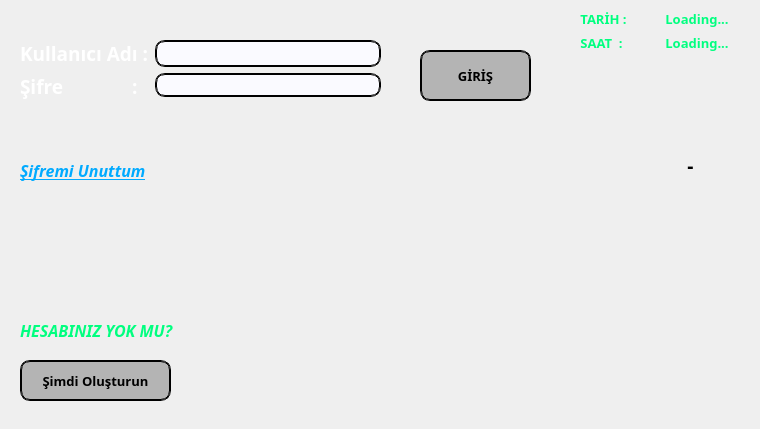
<?xml version="1.0" encoding="UTF-8"?>
<ui version="4.0">
 <class>MainWindow</class>
 <widget class="QMainWindow" name="MainWindow">
  <property name="geometry">
   <rect>
    <x>0</x>
    <y>0</y>
    <width>760</width>
    <height>429</height>
   </rect>
  </property>
  <property name="minimumSize">
   <size>
    <width>760</width>
    <height>429</height>
   </size>
  </property>
  <property name="maximumSize">
   <size>
    <width>760</width>
    <height>429</height>
   </size>
  </property>
  <property name="windowTitle">
   <string>Hoş Geldiniz</string>
  </property>
  <property name="windowIcon">
   <iconset resource="icons.qrc">
    <normaloff>:/icons/logo.png</normaloff>:/icons/logo.png</iconset>
  </property>
  <property name="styleSheet">
   <string notr="true">#centralwidget{
border-image: url(:/icons/bnkglass.jpg);
}</string>
  </property>
  <widget class="QWidget" name="centralwidget">
   <widget class="QLabel" name="label_forgetPassword">
    <property name="geometry">
     <rect>
      <x>20</x>
      <y>150</y>
      <width>161</width>
      <height>41</height>
     </rect>
    </property>
    <property name="palette">
     <palette>
      <active>
       <colorrole role="WindowText">
        <brush brushstyle="SolidPattern">
         <color alpha="255">
          <red>0</red>
          <green>170</green>
          <blue>255</blue>
         </color>
        </brush>
       </colorrole>
      </active>
      <inactive>
       <colorrole role="WindowText">
        <brush brushstyle="SolidPattern">
         <color alpha="255">
          <red>0</red>
          <green>170</green>
          <blue>255</blue>
         </color>
        </brush>
       </colorrole>
      </inactive>
      <disabled>
       <colorrole role="WindowText">
        <brush brushstyle="SolidPattern">
         <color alpha="255">
          <red>120</red>
          <green>120</green>
          <blue>120</blue>
         </color>
        </brush>
       </colorrole>
      </disabled>
     </palette>
    </property>
    <property name="font">
     <font>
      <family>Bahnschrift SemiBold</family>
      <pointsize>12</pointsize>
      <weight>75</weight>
      <italic>true</italic>
      <bold>true</bold>
      <underline>true</underline>
      <strikeout>false</strikeout>
     </font>
    </property>
    <property name="cursor">
     <cursorShape>PointingHandCursor</cursorShape>
    </property>
    <property name="styleSheet">
     <string notr="true"/>
    </property>
    <property name="text">
     <string>Şifremi Unuttum</string>
    </property>
   </widget>
   <widget class="QLabel" name="label_4">
    <property name="geometry">
     <rect>
      <x>20</x>
      <y>310</y>
      <width>201</width>
      <height>41</height>
     </rect>
    </property>
    <property name="palette">
     <palette>
      <active>
       <colorrole role="WindowText">
        <brush brushstyle="SolidPattern">
         <color alpha="255">
          <red>0</red>
          <green>255</green>
          <blue>127</blue>
         </color>
        </brush>
       </colorrole>
      </active>
      <inactive>
       <colorrole role="WindowText">
        <brush brushstyle="SolidPattern">
         <color alpha="255">
          <red>0</red>
          <green>255</green>
          <blue>127</blue>
         </color>
        </brush>
       </colorrole>
      </inactive>
      <disabled>
       <colorrole role="WindowText">
        <brush brushstyle="SolidPattern">
         <color alpha="255">
          <red>120</red>
          <green>120</green>
          <blue>120</blue>
         </color>
        </brush>
       </colorrole>
      </disabled>
     </palette>
    </property>
    <property name="font">
     <font>
      <family>Bahnschrift SemiBold</family>
      <pointsize>12</pointsize>
      <weight>75</weight>
      <italic>true</italic>
      <bold>true</bold>
     </font>
    </property>
    <property name="styleSheet">
     <string notr="true"/>
    </property>
    <property name="text">
     <string>HESABINIZ YOK MU?</string>
    </property>
   </widget>
   <widget class="QPushButton" name="pushButton_createAcc">
    <property name="geometry">
     <rect>
      <x>20</x>
      <y>360</y>
      <width>151</width>
      <height>41</height>
     </rect>
    </property>
    <property name="palette">
     <palette>
      <active>
       <colorrole role="WindowText">
        <brush brushstyle="SolidPattern">
         <color alpha="255">
          <red>0</red>
          <green>255</green>
          <blue>127</blue>
         </color>
        </brush>
       </colorrole>
       <colorrole role="Button">
        <brush brushstyle="SolidPattern">
         <color alpha="255">
          <red>180</red>
          <green>180</green>
          <blue>180</blue>
         </color>
        </brush>
       </colorrole>
       <colorrole role="Base">
        <brush brushstyle="SolidPattern">
         <color alpha="255">
          <red>180</red>
          <green>180</green>
          <blue>180</blue>
         </color>
        </brush>
       </colorrole>
       <colorrole role="Window">
        <brush brushstyle="SolidPattern">
         <color alpha="255">
          <red>180</red>
          <green>180</green>
          <blue>180</blue>
         </color>
        </brush>
       </colorrole>
      </active>
      <inactive>
       <colorrole role="WindowText">
        <brush brushstyle="SolidPattern">
         <color alpha="255">
          <red>0</red>
          <green>255</green>
          <blue>127</blue>
         </color>
        </brush>
       </colorrole>
       <colorrole role="Button">
        <brush brushstyle="SolidPattern">
         <color alpha="255">
          <red>180</red>
          <green>180</green>
          <blue>180</blue>
         </color>
        </brush>
       </colorrole>
       <colorrole role="Base">
        <brush brushstyle="SolidPattern">
         <color alpha="255">
          <red>180</red>
          <green>180</green>
          <blue>180</blue>
         </color>
        </brush>
       </colorrole>
       <colorrole role="Window">
        <brush brushstyle="SolidPattern">
         <color alpha="255">
          <red>180</red>
          <green>180</green>
          <blue>180</blue>
         </color>
        </brush>
       </colorrole>
      </inactive>
      <disabled>
       <colorrole role="WindowText">
        <brush brushstyle="SolidPattern">
         <color alpha="255">
          <red>120</red>
          <green>120</green>
          <blue>120</blue>
         </color>
        </brush>
       </colorrole>
       <colorrole role="Button">
        <brush brushstyle="SolidPattern">
         <color alpha="255">
          <red>180</red>
          <green>180</green>
          <blue>180</blue>
         </color>
        </brush>
       </colorrole>
       <colorrole role="Base">
        <brush brushstyle="SolidPattern">
         <color alpha="255">
          <red>180</red>
          <green>180</green>
          <blue>180</blue>
         </color>
        </brush>
       </colorrole>
       <colorrole role="Window">
        <brush brushstyle="SolidPattern">
         <color alpha="255">
          <red>180</red>
          <green>180</green>
          <blue>180</blue>
         </color>
        </brush>
       </colorrole>
      </disabled>
     </palette>
    </property>
    <property name="font">
     <font>
      <family>Bahnschrift SemiBold</family>
      <pointsize>10</pointsize>
      <weight>75</weight>
      <bold>true</bold>
     </font>
    </property>
    <property name="cursor">
     <cursorShape>PointingHandCursor</cursorShape>
    </property>
    <property name="styleSheet">
     <string notr="true">border-radius: 10px; border: 2px groove black; background-color: rgb(180, 180, 180); </string>
    </property>
    <property name="text">
     <string>Şimdi Oluşturun</string>
    </property>
   </widget>
   <widget class="QLabel" name="label_10">
    <property name="geometry">
     <rect>
      <x>580</x>
      <y>220</y>
      <width>211</width>
      <height>201</height>
     </rect>
    </property>
    <property name="palette">
     <palette>
      <active>
       <colorrole role="WindowText">
        <brush brushstyle="SolidPattern">
         <color alpha="255">
          <red>0</red>
          <green>255</green>
          <blue>127</blue>
         </color>
        </brush>
       </colorrole>
      </active>
      <inactive>
       <colorrole role="WindowText">
        <brush brushstyle="SolidPattern">
         <color alpha="255">
          <red>0</red>
          <green>255</green>
          <blue>127</blue>
         </color>
        </brush>
       </colorrole>
      </inactive>
      <disabled>
       <colorrole role="WindowText">
        <brush brushstyle="SolidPattern">
         <color alpha="255">
          <red>120</red>
          <green>120</green>
          <blue>120</blue>
         </color>
        </brush>
       </colorrole>
      </disabled>
     </palette>
    </property>
    <property name="font">
     <font>
      <family>Bahnschrift SemiBold</family>
      <pointsize>10</pointsize>
      <weight>75</weight>
      <bold>true</bold>
     </font>
    </property>
    <property name="text">
     <string/>
    </property>
    <property name="pixmap">
     <pixmap>../72d7c3f0364f45f0b2a9ea92a5f5036e (1).png</pixmap>
    </property>
   </widget>
   <widget class="QPushButton" name="pushButton_login">
    <property name="geometry">
     <rect>
      <x>420</x>
      <y>50</y>
      <width>111</width>
      <height>51</height>
     </rect>
    </property>
    <property name="palette">
     <palette>
      <active>
       <colorrole role="WindowText">
        <brush brushstyle="SolidPattern">
         <color alpha="255">
          <red>0</red>
          <green>255</green>
          <blue>127</blue>
         </color>
        </brush>
       </colorrole>
       <colorrole role="Button">
        <brush brushstyle="SolidPattern">
         <color alpha="255">
          <red>180</red>
          <green>180</green>
          <blue>180</blue>
         </color>
        </brush>
       </colorrole>
       <colorrole role="Base">
        <brush brushstyle="SolidPattern">
         <color alpha="255">
          <red>180</red>
          <green>180</green>
          <blue>180</blue>
         </color>
        </brush>
       </colorrole>
       <colorrole role="Window">
        <brush brushstyle="SolidPattern">
         <color alpha="255">
          <red>180</red>
          <green>180</green>
          <blue>180</blue>
         </color>
        </brush>
       </colorrole>
      </active>
      <inactive>
       <colorrole role="WindowText">
        <brush brushstyle="SolidPattern">
         <color alpha="255">
          <red>0</red>
          <green>255</green>
          <blue>127</blue>
         </color>
        </brush>
       </colorrole>
       <colorrole role="Button">
        <brush brushstyle="SolidPattern">
         <color alpha="255">
          <red>180</red>
          <green>180</green>
          <blue>180</blue>
         </color>
        </brush>
       </colorrole>
       <colorrole role="Base">
        <brush brushstyle="SolidPattern">
         <color alpha="255">
          <red>180</red>
          <green>180</green>
          <blue>180</blue>
         </color>
        </brush>
       </colorrole>
       <colorrole role="Window">
        <brush brushstyle="SolidPattern">
         <color alpha="255">
          <red>180</red>
          <green>180</green>
          <blue>180</blue>
         </color>
        </brush>
       </colorrole>
      </inactive>
      <disabled>
       <colorrole role="WindowText">
        <brush brushstyle="SolidPattern">
         <color alpha="255">
          <red>120</red>
          <green>120</green>
          <blue>120</blue>
         </color>
        </brush>
       </colorrole>
       <colorrole role="Button">
        <brush brushstyle="SolidPattern">
         <color alpha="255">
          <red>180</red>
          <green>180</green>
          <blue>180</blue>
         </color>
        </brush>
       </colorrole>
       <colorrole role="Base">
        <brush brushstyle="SolidPattern">
         <color alpha="255">
          <red>180</red>
          <green>180</green>
          <blue>180</blue>
         </color>
        </brush>
       </colorrole>
       <colorrole role="Window">
        <brush brushstyle="SolidPattern">
         <color alpha="255">
          <red>180</red>
          <green>180</green>
          <blue>180</blue>
         </color>
        </brush>
       </colorrole>
      </disabled>
     </palette>
    </property>
    <property name="font">
     <font>
      <family>Bahnschrift SemiBold</family>
      <pointsize>10</pointsize>
      <weight>75</weight>
      <bold>true</bold>
     </font>
    </property>
    <property name="cursor">
     <cursorShape>PointingHandCursor</cursorShape>
    </property>
    <property name="styleSheet">
     <string notr="true">border-radius: 10px; border: 2px groove black; background-color: rgb(180, 180, 180); </string>
    </property>
    <property name="text">
     <string>GİRİŞ</string>
    </property>
   </widget>
   <widget class="QWidget" name="formLayoutWidget">
    <property name="geometry">
     <rect>
      <x>20</x>
      <y>40</y>
      <width>361</width>
      <height>97</height>
     </rect>
    </property>
    <layout class="QFormLayout" name="formLayout">
     <item row="0" column="0">
      <widget class="QLabel" name="label">
       <property name="palette">
        <palette>
         <active>
          <colorrole role="WindowText">
           <brush brushstyle="SolidPattern">
            <color alpha="255">
             <red>255</red>
             <green>255</green>
             <blue>255</blue>
            </color>
           </brush>
          </colorrole>
         </active>
         <inactive>
          <colorrole role="WindowText">
           <brush brushstyle="SolidPattern">
            <color alpha="255">
             <red>255</red>
             <green>255</green>
             <blue>255</blue>
            </color>
           </brush>
          </colorrole>
         </inactive>
         <disabled>
          <colorrole role="WindowText">
           <brush brushstyle="SolidPattern">
            <color alpha="255">
             <red>120</red>
             <green>120</green>
             <blue>120</blue>
            </color>
           </brush>
          </colorrole>
         </disabled>
        </palette>
       </property>
       <property name="font">
        <font>
         <family>Bahnschrift SemiBold</family>
         <pointsize>14</pointsize>
         <weight>75</weight>
         <bold>true</bold>
        </font>
       </property>
       <property name="text">
        <string>Kullanıcı Adı :</string>
       </property>
      </widget>
     </item>
     <item row="0" column="1">
      <widget class="QLineEdit" name="lineEdit_username">
       <property name="sizePolicy">
        <sizepolicy hsizetype="Preferred" vsizetype="Preferred">
         <horstretch>0</horstretch>
         <verstretch>0</verstretch>
        </sizepolicy>
       </property>
       <property name="palette">
        <palette>
         <active>
          <colorrole role="WindowText">
           <brush brushstyle="SolidPattern">
            <color alpha="255">
             <red>0</red>
             <green>255</green>
             <blue>127</blue>
            </color>
           </brush>
          </colorrole>
          <colorrole role="Button">
           <brush brushstyle="SolidPattern">
            <color alpha="255">
             <red>250</red>
             <green>250</green>
             <blue>255</blue>
            </color>
           </brush>
          </colorrole>
          <colorrole role="Base">
           <brush brushstyle="SolidPattern">
            <color alpha="255">
             <red>250</red>
             <green>250</green>
             <blue>255</blue>
            </color>
           </brush>
          </colorrole>
          <colorrole role="Window">
           <brush brushstyle="SolidPattern">
            <color alpha="255">
             <red>250</red>
             <green>250</green>
             <blue>255</blue>
            </color>
           </brush>
          </colorrole>
         </active>
         <inactive>
          <colorrole role="WindowText">
           <brush brushstyle="SolidPattern">
            <color alpha="255">
             <red>0</red>
             <green>255</green>
             <blue>127</blue>
            </color>
           </brush>
          </colorrole>
          <colorrole role="Button">
           <brush brushstyle="SolidPattern">
            <color alpha="255">
             <red>250</red>
             <green>250</green>
             <blue>255</blue>
            </color>
           </brush>
          </colorrole>
          <colorrole role="Base">
           <brush brushstyle="SolidPattern">
            <color alpha="255">
             <red>250</red>
             <green>250</green>
             <blue>255</blue>
            </color>
           </brush>
          </colorrole>
          <colorrole role="Window">
           <brush brushstyle="SolidPattern">
            <color alpha="255">
             <red>250</red>
             <green>250</green>
             <blue>255</blue>
            </color>
           </brush>
          </colorrole>
         </inactive>
         <disabled>
          <colorrole role="WindowText">
           <brush brushstyle="SolidPattern">
            <color alpha="255">
             <red>120</red>
             <green>120</green>
             <blue>120</blue>
            </color>
           </brush>
          </colorrole>
          <colorrole role="Button">
           <brush brushstyle="SolidPattern">
            <color alpha="255">
             <red>250</red>
             <green>250</green>
             <blue>255</blue>
            </color>
           </brush>
          </colorrole>
          <colorrole role="Base">
           <brush brushstyle="SolidPattern">
            <color alpha="255">
             <red>250</red>
             <green>250</green>
             <blue>255</blue>
            </color>
           </brush>
          </colorrole>
          <colorrole role="Window">
           <brush brushstyle="SolidPattern">
            <color alpha="255">
             <red>250</red>
             <green>250</green>
             <blue>255</blue>
            </color>
           </brush>
          </colorrole>
         </disabled>
        </palette>
       </property>
       <property name="font">
        <font>
         <family>Bahnschrift SemiBold</family>
         <pointsize>10</pointsize>
         <weight>75</weight>
         <bold>true</bold>
        </font>
       </property>
       <property name="styleSheet">
        <string notr="true">border-radius: 10px; border: 2px groove black; background-color: rgb(250, 250, 255); </string>
       </property>
      </widget>
     </item>
     <item row="2" column="0">
      <widget class="QLabel" name="label_2">
       <property name="palette">
        <palette>
         <active>
          <colorrole role="WindowText">
           <brush brushstyle="SolidPattern">
            <color alpha="255">
             <red>255</red>
             <green>255</green>
             <blue>255</blue>
            </color>
           </brush>
          </colorrole>
         </active>
         <inactive>
          <colorrole role="WindowText">
           <brush brushstyle="SolidPattern">
            <color alpha="255">
             <red>255</red>
             <green>255</green>
             <blue>255</blue>
            </color>
           </brush>
          </colorrole>
         </inactive>
         <disabled>
          <colorrole role="WindowText">
           <brush brushstyle="SolidPattern">
            <color alpha="255">
             <red>120</red>
             <green>120</green>
             <blue>120</blue>
            </color>
           </brush>
          </colorrole>
         </disabled>
        </palette>
       </property>
       <property name="font">
        <font>
         <family>Bahnschrift SemiBold</family>
         <pointsize>14</pointsize>
         <weight>75</weight>
         <bold>true</bold>
        </font>
       </property>
       <property name="text">
        <string>Şifre              :</string>
       </property>
      </widget>
     </item>
     <item row="2" column="1">
      <widget class="QLineEdit" name="lineEdit_password">
       <property name="palette">
        <palette>
         <active>
          <colorrole role="WindowText">
           <brush brushstyle="SolidPattern">
            <color alpha="255">
             <red>0</red>
             <green>255</green>
             <blue>127</blue>
            </color>
           </brush>
          </colorrole>
          <colorrole role="Button">
           <brush brushstyle="SolidPattern">
            <color alpha="255">
             <red>250</red>
             <green>250</green>
             <blue>255</blue>
            </color>
           </brush>
          </colorrole>
          <colorrole role="Base">
           <brush brushstyle="SolidPattern">
            <color alpha="255">
             <red>250</red>
             <green>250</green>
             <blue>255</blue>
            </color>
           </brush>
          </colorrole>
          <colorrole role="Window">
           <brush brushstyle="SolidPattern">
            <color alpha="255">
             <red>250</red>
             <green>250</green>
             <blue>255</blue>
            </color>
           </brush>
          </colorrole>
         </active>
         <inactive>
          <colorrole role="WindowText">
           <brush brushstyle="SolidPattern">
            <color alpha="255">
             <red>0</red>
             <green>255</green>
             <blue>127</blue>
            </color>
           </brush>
          </colorrole>
          <colorrole role="Button">
           <brush brushstyle="SolidPattern">
            <color alpha="255">
             <red>250</red>
             <green>250</green>
             <blue>255</blue>
            </color>
           </brush>
          </colorrole>
          <colorrole role="Base">
           <brush brushstyle="SolidPattern">
            <color alpha="255">
             <red>250</red>
             <green>250</green>
             <blue>255</blue>
            </color>
           </brush>
          </colorrole>
          <colorrole role="Window">
           <brush brushstyle="SolidPattern">
            <color alpha="255">
             <red>250</red>
             <green>250</green>
             <blue>255</blue>
            </color>
           </brush>
          </colorrole>
         </inactive>
         <disabled>
          <colorrole role="WindowText">
           <brush brushstyle="SolidPattern">
            <color alpha="255">
             <red>120</red>
             <green>120</green>
             <blue>120</blue>
            </color>
           </brush>
          </colorrole>
          <colorrole role="Button">
           <brush brushstyle="SolidPattern">
            <color alpha="255">
             <red>250</red>
             <green>250</green>
             <blue>255</blue>
            </color>
           </brush>
          </colorrole>
          <colorrole role="Base">
           <brush brushstyle="SolidPattern">
            <color alpha="255">
             <red>250</red>
             <green>250</green>
             <blue>255</blue>
            </color>
           </brush>
          </colorrole>
          <colorrole role="Window">
           <brush brushstyle="SolidPattern">
            <color alpha="255">
             <red>250</red>
             <green>250</green>
             <blue>255</blue>
            </color>
           </brush>
          </colorrole>
         </disabled>
        </palette>
       </property>
       <property name="font">
        <font>
         <family>Bahnschrift SemiBold</family>
         <pointsize>10</pointsize>
         <weight>75</weight>
         <bold>true</bold>
        </font>
       </property>
       <property name="styleSheet">
        <string notr="true">border-radius: 10px; border: 2px groove black; background-color: rgb(250, 250, 255); </string>
       </property>
       <property name="inputMask">
        <string/>
       </property>
       <property name="frame">
        <bool>true</bool>
       </property>
       <property name="echoMode">
        <enum>QLineEdit::Password</enum>
       </property>
      </widget>
     </item>
    </layout>
   </widget>
   <widget class="QWidget" name="formLayoutWidget_2">
    <property name="geometry">
     <rect>
      <x>580</x>
      <y>10</y>
      <width>181</width>
      <height>80</height>
     </rect>
    </property>
    <layout class="QFormLayout" name="formLayout_2">
     <item row="0" column="0">
      <widget class="QLabel" name="label_5">
       <property name="palette">
        <palette>
         <active>
          <colorrole role="WindowText">
           <brush brushstyle="SolidPattern">
            <color alpha="255">
             <red>0</red>
             <green>255</green>
             <blue>127</blue>
            </color>
           </brush>
          </colorrole>
         </active>
         <inactive>
          <colorrole role="WindowText">
           <brush brushstyle="SolidPattern">
            <color alpha="255">
             <red>0</red>
             <green>255</green>
             <blue>127</blue>
            </color>
           </brush>
          </colorrole>
         </inactive>
         <disabled>
          <colorrole role="WindowText">
           <brush brushstyle="SolidPattern">
            <color alpha="255">
             <red>120</red>
             <green>120</green>
             <blue>120</blue>
            </color>
           </brush>
          </colorrole>
         </disabled>
        </palette>
       </property>
       <property name="font">
        <font>
         <family>Bahnschrift SemiBold</family>
         <pointsize>10</pointsize>
         <weight>75</weight>
         <bold>true</bold>
        </font>
       </property>
       <property name="text">
        <string>TARİH :</string>
       </property>
       <property name="alignment">
        <set>Qt::AlignCenter</set>
       </property>
      </widget>
     </item>
     <item row="0" column="1">
      <widget class="QLabel" name="label_date">
       <property name="palette">
        <palette>
         <active>
          <colorrole role="WindowText">
           <brush brushstyle="SolidPattern">
            <color alpha="255">
             <red>0</red>
             <green>255</green>
             <blue>127</blue>
            </color>
           </brush>
          </colorrole>
         </active>
         <inactive>
          <colorrole role="WindowText">
           <brush brushstyle="SolidPattern">
            <color alpha="255">
             <red>0</red>
             <green>255</green>
             <blue>127</blue>
            </color>
           </brush>
          </colorrole>
         </inactive>
         <disabled>
          <colorrole role="WindowText">
           <brush brushstyle="SolidPattern">
            <color alpha="255">
             <red>120</red>
             <green>120</green>
             <blue>120</blue>
            </color>
           </brush>
          </colorrole>
         </disabled>
        </palette>
       </property>
       <property name="font">
        <font>
         <family>Bahnschrift SemiBold</family>
         <pointsize>10</pointsize>
         <weight>75</weight>
         <bold>true</bold>
        </font>
       </property>
       <property name="text">
        <string>Loading...</string>
       </property>
       <property name="alignment">
        <set>Qt::AlignCenter</set>
       </property>
      </widget>
     </item>
     <item row="1" column="0">
      <widget class="QLabel" name="label_7">
       <property name="palette">
        <palette>
         <active>
          <colorrole role="WindowText">
           <brush brushstyle="SolidPattern">
            <color alpha="255">
             <red>0</red>
             <green>255</green>
             <blue>127</blue>
            </color>
           </brush>
          </colorrole>
         </active>
         <inactive>
          <colorrole role="WindowText">
           <brush brushstyle="SolidPattern">
            <color alpha="255">
             <red>0</red>
             <green>255</green>
             <blue>127</blue>
            </color>
           </brush>
          </colorrole>
         </inactive>
         <disabled>
          <colorrole role="WindowText">
           <brush brushstyle="SolidPattern">
            <color alpha="255">
             <red>120</red>
             <green>120</green>
             <blue>120</blue>
            </color>
           </brush>
          </colorrole>
         </disabled>
        </palette>
       </property>
       <property name="font">
        <font>
         <family>Bahnschrift SemiBold</family>
         <pointsize>10</pointsize>
         <weight>75</weight>
         <bold>true</bold>
        </font>
       </property>
       <property name="text">
        <string>SAAT  :</string>
       </property>
       <property name="alignment">
        <set>Qt::AlignCenter</set>
       </property>
      </widget>
     </item>
     <item row="1" column="1">
      <widget class="QLabel" name="label_time">
       <property name="palette">
        <palette>
         <active>
          <colorrole role="WindowText">
           <brush brushstyle="SolidPattern">
            <color alpha="255">
             <red>0</red>
             <green>255</green>
             <blue>127</blue>
            </color>
           </brush>
          </colorrole>
         </active>
         <inactive>
          <colorrole role="WindowText">
           <brush brushstyle="SolidPattern">
            <color alpha="255">
             <red>0</red>
             <green>255</green>
             <blue>127</blue>
            </color>
           </brush>
          </colorrole>
         </inactive>
         <disabled>
          <colorrole role="WindowText">
           <brush brushstyle="SolidPattern">
            <color alpha="255">
             <red>120</red>
             <green>120</green>
             <blue>120</blue>
            </color>
           </brush>
          </colorrole>
         </disabled>
        </palette>
       </property>
       <property name="font">
        <font>
         <family>Bahnschrift SemiBold</family>
         <pointsize>10</pointsize>
         <weight>75</weight>
         <bold>true</bold>
        </font>
       </property>
       <property name="text">
        <string>Loading...</string>
       </property>
       <property name="alignment">
        <set>Qt::AlignCenter</set>
       </property>
      </widget>
     </item>
    </layout>
   </widget>
   <widget class="QWidget" name="formLayoutWidget_3">
    <property name="geometry">
     <rect>
      <x>650</x>
      <y>120</y>
      <width>71</width>
      <height>31</height>
     </rect>
    </property>
    <layout class="QFormLayout" name="formLayout_switchButton"/>
   </widget>
   <widget class="QLabel" name="label_themeMode">
    <property name="geometry">
     <rect>
      <x>630</x>
      <y>150</y>
      <width>121</width>
      <height>31</height>
     </rect>
    </property>
    <property name="font">
     <font>
      <family>Bahnschrift SemiBold SemiConden</family>
      <pointsize>14</pointsize>
      <weight>75</weight>
      <bold>true</bold>
     </font>
    </property>
    <property name="text">
     <string>-</string>
    </property>
    <property name="alignment">
     <set>Qt::AlignCenter</set>
    </property>
   </widget>
  </widget>
 </widget>
 <resources>
  <include location="icons.qrc"/>
 </resources>
 <connections/>
</ui>
